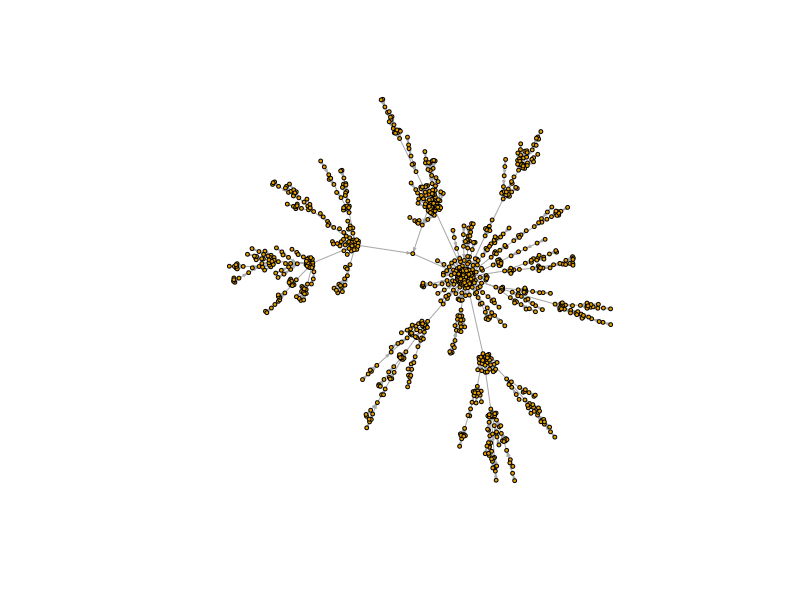

Source code (R):
"
1. Plik z rozwiązaniem nazwij mysolution/mysolution2.R (lub inne rozszerzenie, zależnie
od języka programowania).
2. Wygeneruj graf wedle modelu Barabási-Albert z tysiącem węzłów
3. Zwizualizuj graf layoutem Fruchterman & Reingold
4. Znajdź najbardziej centralny węzeł według miary betweenness, jaki ma numer?
5. Jaka jest średnica grafu?
6. W komentarzu napisz czym różnią się grafy Barabási-Albert i Erdős-Rényi.
"

library(igraph)

# 2.
g <- barabasi.game(1000)

# 3.
layout <- layout.fruchterman.reingold(g)
plot(g, layout=layout, vertex.size=2,
     vertex.label=NA, edge.arrow.size=.2)

# 4.
most_central_v <- V(g)[betweenness(g)==max(betweenness(g))]
cat("Najbadziej centralny węzeł według miary betweenness ma numer:", most_central_v, "\n")

# 5.
cat("Średnica grafu to:", diameter(g))

# 6.
"
Grafy Erdős-Rényi i Barabási-Albert różnią się zasadniczo sposobem generowania 
połączeń między węzłami. 

W modelu Erdős-Rényi każda możliwa krawędź powstaje losowo i niezależnie 
z jednakowym prawdopodobieństwem, co prowadzi do grafów o równomiernym 
rozkładzie stopni węzłów i niskiej klasteryzacji. 

Z kolei grafy Barabási-Albert powstają w procesie preferencyjnego przyłączania 
nowych węzłów do już dobrze połączonych węzłów (takich o wysokim stopniu), 
co skutkuje powstaniem tzw. hubów.

Podsumowując, w sieciach Barabási-Albert występują centralne, 
silnie połączone węzły, podczas gdy grafy Erdős-Rényi są bardziej jednorodne 
i nie mają wyraźnych hubów.
"
